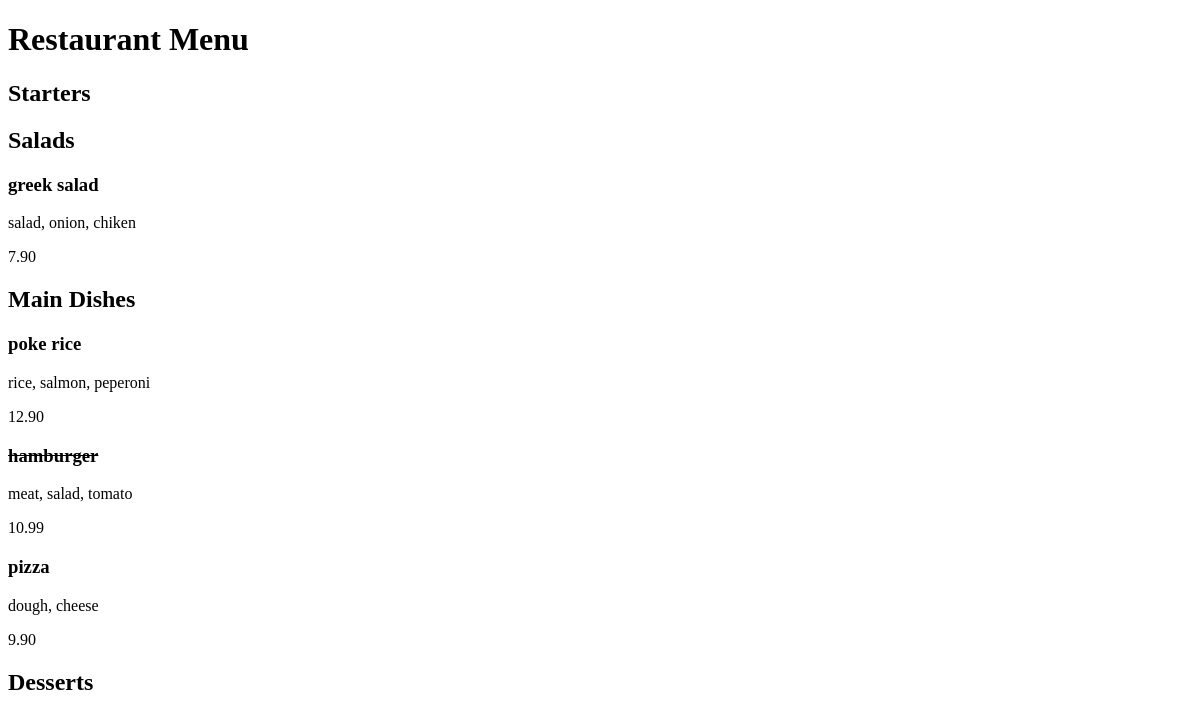
Before: / with the older database file.
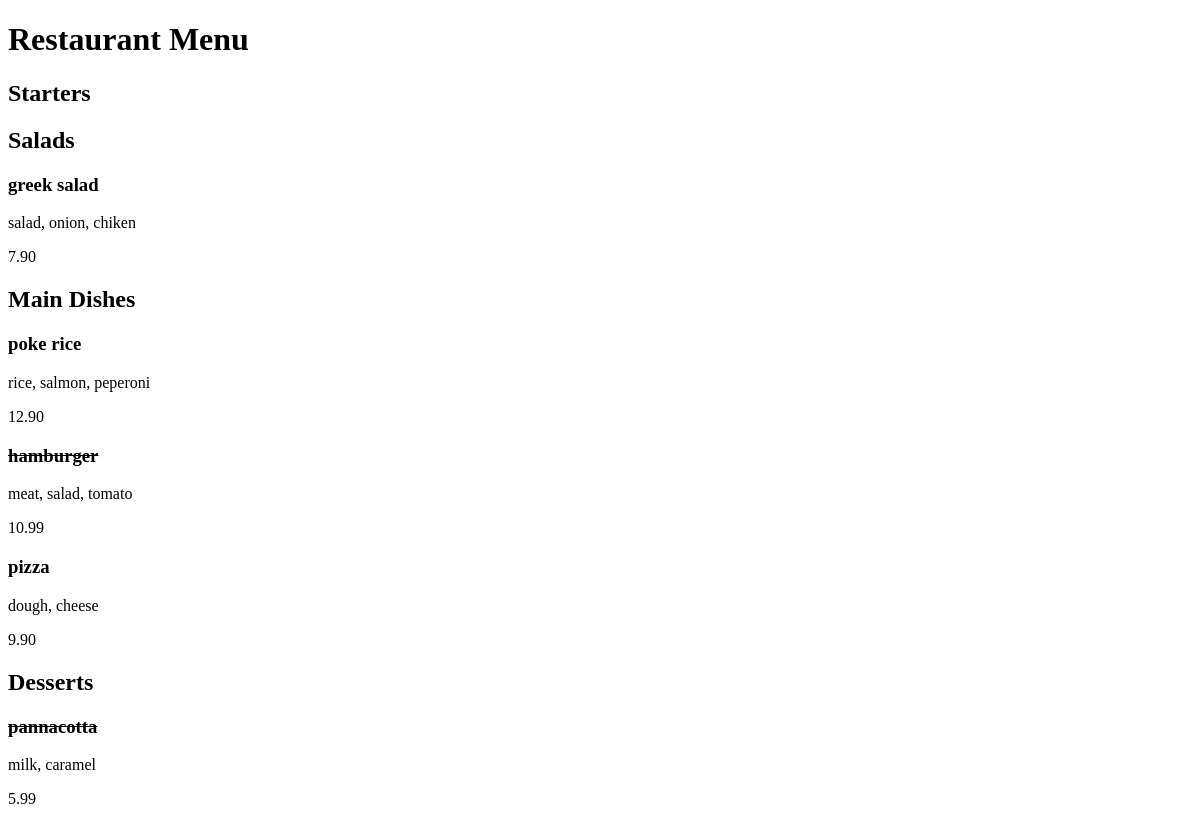
After: the same page with the newer database file.
### restaurant_menu/models.py (models this page shows, shortened)
class Item(models.Model):
    meal = models.CharField(max_length=80, unique=True)
    description = models.CharField(max_length=200)
    price = models.DecimalField(max_digits=10 , decimal_places=2)
    category = models.CharField(max_length=80, choices=MEAL_TYPE)
    author = models.ForeignKey(User, on_delete=models.PROTECT)
    status = models.IntegerField(choices=STATUS, default=0)
    date_created = models.DateTimeField(auto_now_add=True)
    date_updated = models.DateTimeField(auto_now=True)

### restaurant_menu/views.py (the view)
# urls.py: path('', views.MenuList.as_view(), name='home'),
class MenuList(generic.ListView):
    queryset = Item.objects.order_by("-date_created")
    template_name = "index.html"
    def get_context_data(self, *, object_list=None, **kwargs):
        context_data = super().get_context_data(**kwargs)
        context_data["meals"] = MEAL_TYPE
        return context_data

### restaurant_menu/templates/index.html (shortened to what this page needs)
<!DOCTYPE html>
<html lang="en">
<head>
</head>
<body>
    <h1>Restaurant Menu</h1>
    {% for meal in meals %}
        <h2>{{ meal.1 }}</h2>
            {% for row in item_list %}
                {% if row.category == meal.0 %}
                    {% if row.status == 0 %}
                        <h3><del>{{row.meal}}</del></h3>
                            <p>{{row.description}}</p>
                            <p>{{row.price}}</p>
                    {% else %}
                        <h3>{{row.meal}}</h3>
                            <p>{{row.description}}</p>
                            <p>{{row.price}}</p>
                    {% endif %}
                {% endif %}
            {% endfor %}
    {% endfor %}
</body>
</html>

Changed rows visible on the page:
added Item: meal "pannacotta", description "milk, caramel", price "5.99", shown under "Desserts"
